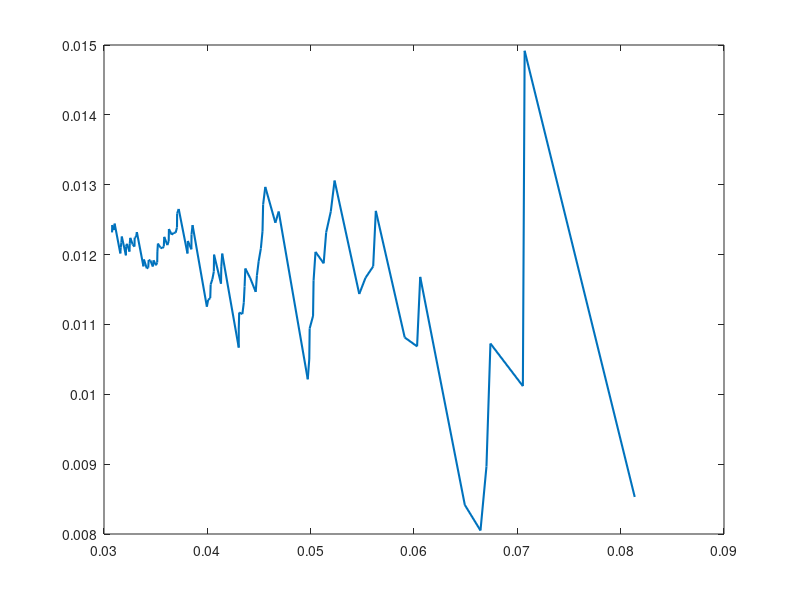

Here is the MATLAB script that generated this plot: (Note: this script raises an error after producing the figure.)
% ---------------------------------------------------------------------
% Book:         
% ---------------------------------------------------------------------
% Quantlet:     SFSmeanExcessFun
% ---------------------------------------------------------------------
% Description:  SFSmeanExcessFun plots the empirical mean excess 
%               function, the mean excess function of generalized 
%               Pareto distribution, the mean excess function of Pareto 
%               distribution with parameter estiamted with Hill 
%               estimator for the negative log-returns of portfolio 
%               (Bayer, BMW, Siemens), time period: from 1992-01-01 to 
%               2006-09-21.
% ---------------------------------------------------------------------
% Usage:        SFSmeanExcessFun
% ---------------------------------------------------------------------
% Inputs:       None
% ---------------------------------------------------------------------
% Output:       Plot of the empirical mean excess function, the mean 
%               excess function of generalized Pareto distribution, the 
%               mean excess function of Pareto distribution with 
%               parameter estiamted with Hill estimator.
% ---------------------------------------------------------------------
% Example:     
% ---------------------------------------------------------------------
% Author:       Barbara Choros 20080730
% ---------------------------------------------------------------------

clc;
close all;

a=load('Bay9906_close_2kPoints.txt','-ascii');
b=load('Bmw9906_close_2kPoints.txt','-ascii');
c=load('Sie9906_close_2kPoints.txt','-ascii');

d=a+b+c;
x=log(d(1:end-1))-log(d(2:end));%negative log-returns
n=length(x)
x=sort(x,'descend');%from positive losses to negative profits
k=100;
x1=x(1:k,:);

%empirical mean excess function
t=x(1:k+1);%t must be >0
for i=1:length(t)
    y=x(find(x>t(i)));
    MEF(i)=mean(y-t(i));
end

plot(t,MEF,'Linewidth',1.5)

%mean excess function of generalized Pareto distribution, theorem 18.8
theta=x(k+1);
z=x(1:k)-theta;
params=gpfit(z);
K=params(1)
sigma=params(2);
gpme=(sigma+K*(t-mean(t)))./(1-K);

hold on
plot(t,gpme,'k','Linewidth',1.5,'Linestyle',':')

%Hill estimator, mean excess function of Pareto distribution
alphaH=(mean(log(x1))-log(x1(k)))^(-1)
sigmaH=x1(k)*(k/n)^(1/alphaH);
gp1me=t./(alphaH-1)

plot(t,gp1me,'r','Linewidth',1.5,'Linestyle','--')
title('Mean Excess Functions')
xlabel('u')
ylabel('e(u)')
hold off

